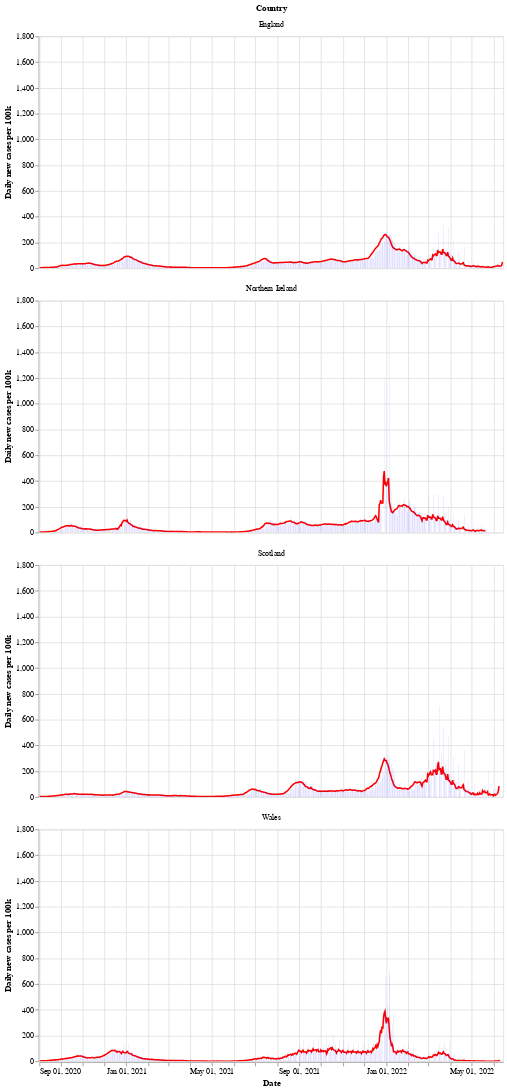

Notebook cell for this chart:
### Markdown cell above
Next is a bar chart of the number of new cases in each country (per 100k population), with the 7 day moving average of cases. Again we see that Wales saw a longer period of raising and falling cases compared to the other countries.

After a period of cases falling, each nation is now seeing a rise in the number of cases - especially in Wales.

### Code cell
# collapse
bars = alt.Chart(uk_cases).mark_bar().encode(
    x=alt.X("yearmonthdate(date):T", axis=alt.Axis(title='Date')),
    y=alt.Y("newCasesRate:Q", axis=alt.Axis(title='Daily new cases per 100k')),
    tooltip='newCasesRate',
    color=alt.condition(
        alt.datum.dailyChange > 0,
        alt.value("orange"),  # The positive color
        alt.value("blue")  # The negative color
    )
).properties(title='New cases per 100k population with rolling 7 day average', width=600).interactive()
line = alt.Chart(uk_cases).mark_line(
    color='red',
    size=2,
).transform_window(
    rolling_mean='mean(newCasesRate)',
    frame=[0, 7],
    groupby=['areaName']
).encode(
    x='yearmonthdate(date):T',
    y='rolling_mean:Q'
)
alt.layer(line, bars, data=uk_cases).facet(alt.Row('areaName', title='Country'), columns=1)

### Figure 1 — Vega-Lite specification as saved in the notebook (floating-point values rounded to 4 significant figures; data arrays with more than 128 entries replaced by an {"elided": "..."} marker saying what was removed)
{"config": {"view": {"continuousWidth": 400, "continuousHeight": 300}}, "data": {"name": "data-50cd3a3787d74422e45403f1479c25cd"}, "facet": {"type": "nominal", "field": "areaName", "title": "Country"}, "spec": {"layer": [{"mark": {"type": "line", "color": "red", "size": 2}, "encoding": {"x": {"type": "temporal", "field": "date", "timeUnit": "yearmonthdate"}, "y": {"type": "quantitative", "field": "rolling_mean"}}, "transform": [{"window": [{"op": "mean", "field": "newCasesRate", "as": "rolling_mean"}], "frame": [0, 7], "groupby": ["areaName"]}]}, {"mark": "bar", "encoding": {"color": {"condition": {"value": "orange", "test": "(datum.dailyChange > 0)"}, "value": "blue"}, "tooltip": {"type": "quantitative", "field": "newCasesRate"}, "x": {"type": "temporal", "axis": {"title": "Date"}, "field": "date", "timeUnit": "yearmonthdate"}, "y": {"type": "quantitative", "axis": {"title": "Daily new cases per 100k"}, "field": "newCasesRate"}}, "selection": {"selector002": {"type": "interval", "bind": "scales", "encodings": ["x", "y"]}}, "title": "New cases per 100k population with rolling 7 day average", "width": 600}]}, "columns": 1, "$schema": "https://vega.github.io/schema/vega-lite/v4.8.1.json", "datasets": {"data-50cd3a3787d74422e45403f1479c25cd": {"elided": "2571 records"}}}
